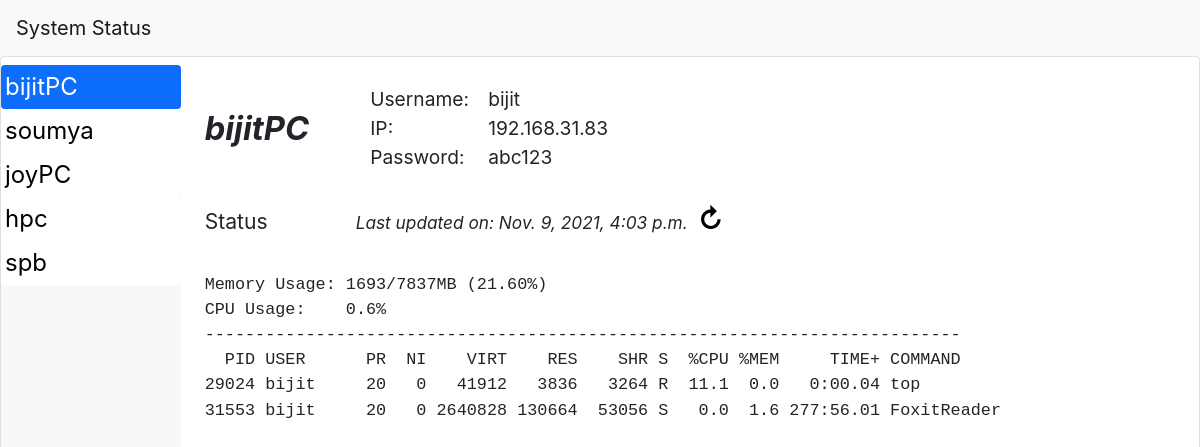
The app's page /home/bijitPC with its own data.
### jobstat/models.py (models this page shows, shortened)
class remoteModel(models.Model):
    remoteName = models.CharField(max_length=100)   # a short/nick name for the server
    remoteIP = models.GenericIPAddressField()       # server ip address
    remotePORT = models.IntegerField(default=22)    # server port
    username = models.CharField(max_length=100)     # username
    password = models.CharField(max_length=100)     # password
    remoteType = models.CharField(max_length=100,choices=[
        ('workstation',"Workstation/PC"),  # 2ns one shows in the list options
        ('cluster',"Cluster"),
        ('qsubcluster',"qsubClsuter"),
    ],default="Workstation")
    remoteCommand= models.TextField(blank=True, null=True)
    remoteStatus = models.TextField(blank=True, null=True)
    lastUpdated = models.DateTimeField(null=True, blank=True)

### jobstat/views.py (the view)
# urls.py: path(r'home/<str:rName>',views.detail, name='detail'),
def detail(request, rName):
    print(request.META.get('REMOTE_ADDR'))
    return render(request, 'index.html',{
        'server':getServersNames(),
        'data':remoteModel.objects.get(remoteName=rName),
        'selected':rName
    })

### jobstat/views.py (called while the page is built)
def getServersNames():
    return [n for n, in remoteModel.objects.values_list('remoteName')]

### jobstat/templates/index.html (shortened to what this page needs)
{% load static %}
<!doctype html>
<html lang="en">
<head>
    <link rel="stylesheet" href="{% static  'bootstrap.min.css' %}">
</head>
<body>
    <nav class="navbar navbar-expand-lg navbar-light bg-light">
        <a class="navbar-brand" href="#">System Status</a>
    </nav>
    <div id="root" class="card py-2">
        <div id="sidebar">
            {% for s in server %}
            <a href="{% url 'detail' s %}">
                {% if s == data.remoteName %}
                    <div class="serverItem card p-1 selected">
                {% else %}
                    <div class="serverItem card p-1">
                        {% endif %}
                        {{s}}
                    </div>
            </a>
            {% endfor %}
        </div>
        <div id="detailPanel" class="px-4">
            <div style="display: flex; ">
                <div class='name'>{{data.remoteName}}</div>
                <div class="card-body grid">
                    <div class="info">Username:  </div> <div>{{data.username}}</div>
                    <div class="info">IP: </div> <div>{{data.remoteIP}}</div>
                    <div class="info">Password: </div> <div>{{data.password}}</div>
                </div>
            </div>
            <div class="py-2 mb-4">
                <div class="inb status"> Status </div>
                <div class="info inb update">Last updated on: {{data.lastUpdated}}</div>
                <a href="{% url 'refresh' selected %}">
                    <div style="display: inline-block; font-size: 1.4em; font-weight: bolder;">
                        &#8635;
                    </div>
                </a>
            </div>
            <div style="overflow: auto;">
                <pre>{{ data.remoteStatus}}</pre>
            </div>
        </div>
    </div>
</body>
</html>

### jobstat/templates/index.html (style rules this page uses)
html, body { height: 100vh; margin: 0; width: 100%; display: flex; flex-flow: column; overflow: hidden; }
#root { display: flex; flex-flow: row; width: 100%; flex-grow: 1; min-height: 100px; }
#sidebar { width: 15%; font-size: 1.5em; background-color: rgb(248, 248, 248); }
#detailPanel { width: 85%; font-size: 1.2em; display: flex; flex-flow: column; }
.serverItem { border: none !important; }
.selected { color: #fff; background-color: #0d6efd; }
a, a:hover { color: black; text-decoration: none; }
.name { font-size: 1.7em; font-weight: bold; font-style: italic; margin: auto; min-width: 15%; }
.inb { display: inline-block; }
.status { min-width: fit-content; width: 15%; font-size: 1.1em; }
.update { font-style: italic; font-size: .9em; padding-right: 5px; min-width: fit-content; }
.grid { display: grid; grid-template-columns: auto 1fr; grid-column-gap: 1em ; }

### records on screen
remoteModel: remoteName "bijitPC", username "bijit", remoteIP "192.168.31.83", password "abc123", lastUpdated "Nov. 9, 2021, 4:03 p.m.", remoteStatus "Memory Usage: 1693/7837MB (21.60%) CPU Usage: 0.6% --------------------------------------------------------------------------- PID USER PR NI VIRT RES SHR S %CPU %MEM TIME+ COMMAND 29024 bijit 20 0 41912 3836 3264 R 11.1 0.0 0:00.04 top 31553 bijit 20 0 2640828 130664 53056 S 0.0 1.6 277:56.01 FoxitReader"

### other values on screen
{{ s }} "bijitPC" "soumya" "joyPC" "hpc" "spb"
